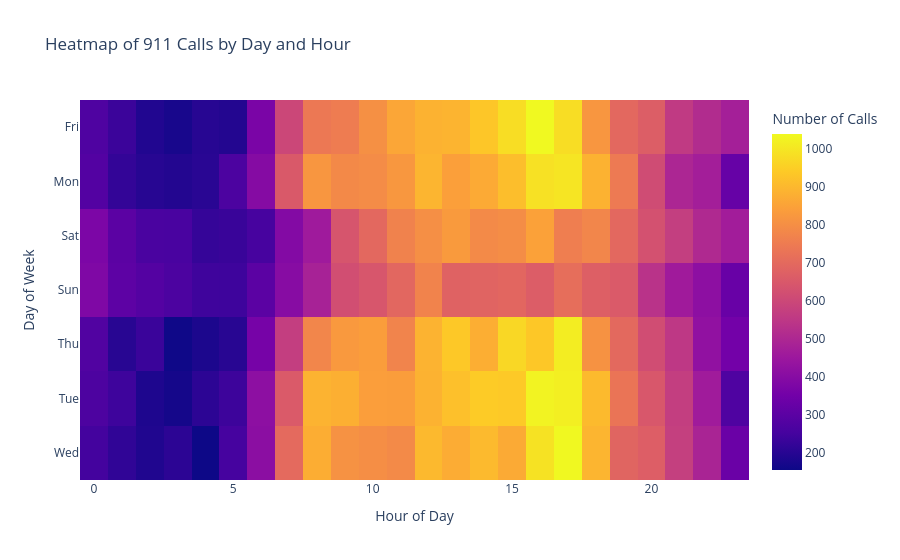

Here is the notebook cell this chart was saved with:
### Markdown cell above
# Heatmap Analysis

## Emergency Activity by Day and Hour

Heatmaps provide a visual representation of call activity across both days of the week and hours of the day.

This analysis helps identify:

- Peak activity periods
- Consistent demand patterns
- Time-based trends in emergency service requests

Darker regions indicate periods with higher call volume.

### Code cell
dayHour = df.groupby(by=['Day of Week','Hour']).count()['Reason'].unstack()

fig = px.imshow(dayHour, title='Heatmap of 911 Calls by Day and Hour', labels={'x': 'Hour of Day', 'y': 'Day of Week', 'color': 'Number of Calls'}, aspect='auto')
fig.show()

### Figure 1 — Plotly figure (JSON) as saved in the notebook; plotly's stock layout.template omitted (floating-point values rounded to 4 significant figures; data arrays with more than 128 entries replaced by an {"elided": "..."} marker saying what was removed)
{"data": [{"coloraxis": "coloraxis", "hovertemplate": "Hour of Day: %{x}<br>Day of Week: %{y}<br>Number of Calls: %{z}<extra></extra>", "name": "0", "type": "heatmap", "x": [0, 1, 2, 3, 4, 5, 6, 7, 8, 9, 10, 11, 12, 13, 14, 15, 16, 17, 18, 19, 20, 21, 22, 23], "xaxis": "x", "y": ["Fri", "Mon", "Sat", "Sun", "Thu", "Tue", "Wed"], "yaxis": "y", "z": {"elided": "7x24 int values"}}], "layout": {"coloraxis": {"colorbar": {"title": {"text": "Number of Calls"}}, "colorscale": [[0, "#0d0887"], [0.1111, "#46039f"], [0.2222, "#7201a8"], [0.3333, "#9c179e"], [0.4444, "#bd3786"], [0.5556, "#d8576b"], [0.6667, "#ed7953"], [0.7778, "#fb9f3a"], [0.8889, "#fdca26"], [1, "#f0f921"]]}, "title": {"text": "Heatmap of 911 Calls by Day and Hour"}, "xaxis": {"anchor": "y", "domain": [0, 1], "title": {"text": "Hour of Day"}}, "yaxis": {"anchor": "x", "autorange": "reversed", "domain": [0, 1], "title": {"text": "Day of Week"}}}}
